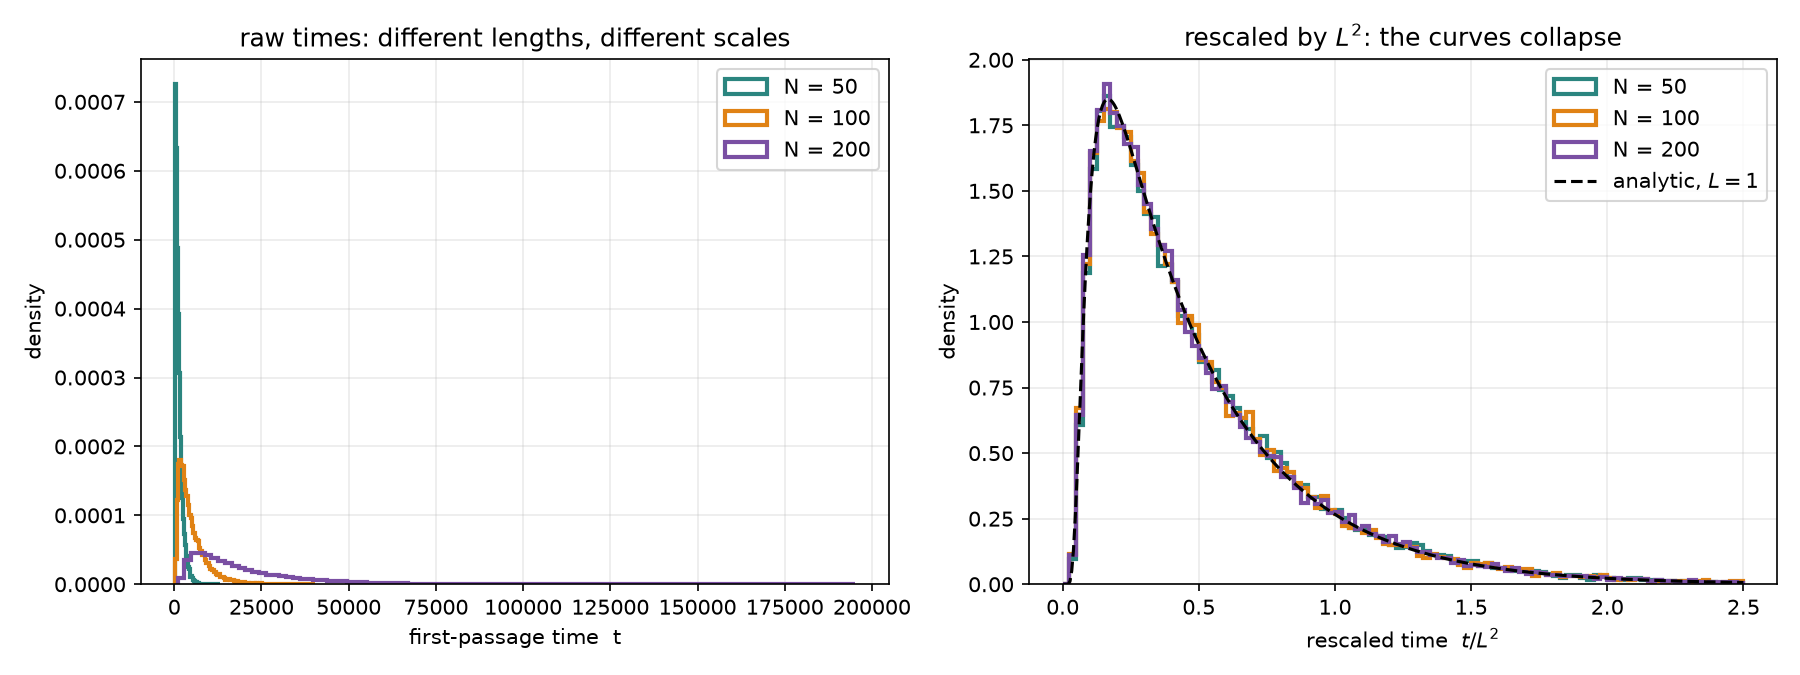

Reproduce this figure in Python.
"""
test_scaling.py

THE DELIVERABLE.

Question: does the first-passage time on a segment scale like L^2?

If it does, then a distribution of times measured at one length can be
rescaled to any other length, and we never have to simulate a long
segment again. That is what makes the composition idea work: a tree is
built by stitching rescaled copies of one measured distribution.

Why this is a real test and not a tautology. The lattice spacing a is
fixed, so a longer segment is MORE SITES. The walker genuinely has
further to travel. Nothing in the code multiplies the clock by 4.

What to expect. The exact lattice mean from the reflecting end is
N*(N+1) steps, so the ratio of means between 2N and N is

    2N(2N+1) / (N(N+1))  =  2(2N+1)/(N+1)  ~  4 - 2/N

NOT exactly 4. The gap is the lattice being coarse and it shrinks as N
grows. At N = 100 expect about 3.98. Chasing that 2% as if it were a
bug would waste an afternoon.

The collapse plot: histogram t / L^2 for several N. If the curves lie
on top of each other, the scaling holds.
"""

import numpy as np
import matplotlib.pyplot as plt

import lattice
import walker
import test_segment as seg


def run_at(N, n_walkers, rng):
    """Return the physical first-passage times for a segment of N spacings."""
    steps = walker.run_many(N, n_walkers, rng)
    return lattice.to_time(steps)


if __name__ == "__main__":
    rng = np.random.default_rng(11)

    n_walkers = 40000
    N_values = [50, 100, 200]

    results = {}
    print(f"{n_walkers} walkers per length\n")
    print(f"  {'N':>5} {'L':>7} {'mean t':>12} {'exact t':>12} "
          f"{'mean t / L^2':>14}")

    for N in N_values:
        t = run_at(N, n_walkers, rng)
        results[N] = t
        L = lattice.length(N)
        exact = lattice.to_time(N * (N + 1))
        print(f"  {N:>5} {L:>7.0f} {t.mean():>12.1f} {exact:>12.1f} "
              f"{t.mean()/L**2:>14.5f}")

    # --- the ratio test ----------------------------------------------------
    print("\nratio of means when the length doubles")
    print(f"  {'N -> 2N':>12} {'measured':>10} {'exact lattice':>15} "
          f"{'continuum':>11}")
    for N in N_values[:-1]:
        measured = results[2*N].mean() / results[N].mean()
        exact = 2*(2*N + 1) / (N + 1)
        print(f"  {N:>5} -> {2*N:<4} {measured:>10.4f} {exact:>15.4f} "
              f"{4.0:>11.4f}")

    # --- the collapse ------------------------------------------------------
    # dividing t by L^2 should make every distribution the same curve
    print("\ncollapse check: mean of t/L^2 should be identical across N")
    for N in N_values:
        L = lattice.length(N)
        print(f"   N = {N:>4}   <t>/L^2 = {results[N].mean()/L**2:.5f}")

    # --- figure ------------------------------------------------------------
    fig, (ax1, ax2) = plt.subplots(1, 2, figsize=(12, 4.5))

    colors = ["#2b857f", "#e08214", "#7a4fa3"]

    # left: raw, the curves are nowhere near each other
    for N, c in zip(N_values, colors):
        ax1.hist(results[N], bins=100, density=True, histtype="step",
                 lw=2, color=c, label=f"N = {N}")
    ax1.set_xlabel("first-passage time  t")
    ax1.set_ylabel("density")
    ax1.set_title("raw times: different lengths, different scales")
    ax1.legend()
    ax1.grid(alpha=0.25)

    # right: rescaled by L^2, they collapse onto the analytic curve
    for N, c in zip(N_values, colors):
        L = lattice.length(N)
        ax2.hist(results[N]/L**2, bins=100, range=(0, 2.5), density=True,
                 histtype="step", lw=2, color=c, label=f"N = {N}")

    # the analytic curve, written in rescaled units (L = 1)
    u = np.linspace(0.002, 2.5, 400)
    ax2.plot(u, seg.fpt_density(u, 1.0), "k--", lw=1.5,
             label="analytic, $L=1$")
    ax2.set_xlabel(r"rescaled time  $t / L^2$")
    ax2.set_ylabel("density")
    ax2.set_title(r"rescaled by $L^2$: the curves collapse")
    ax2.legend()
    ax2.grid(alpha=0.25)

    fig.tight_layout()
    fig.savefig("test_scaling.png", dpi=150)
    print("\nwrote test_scaling.png")
